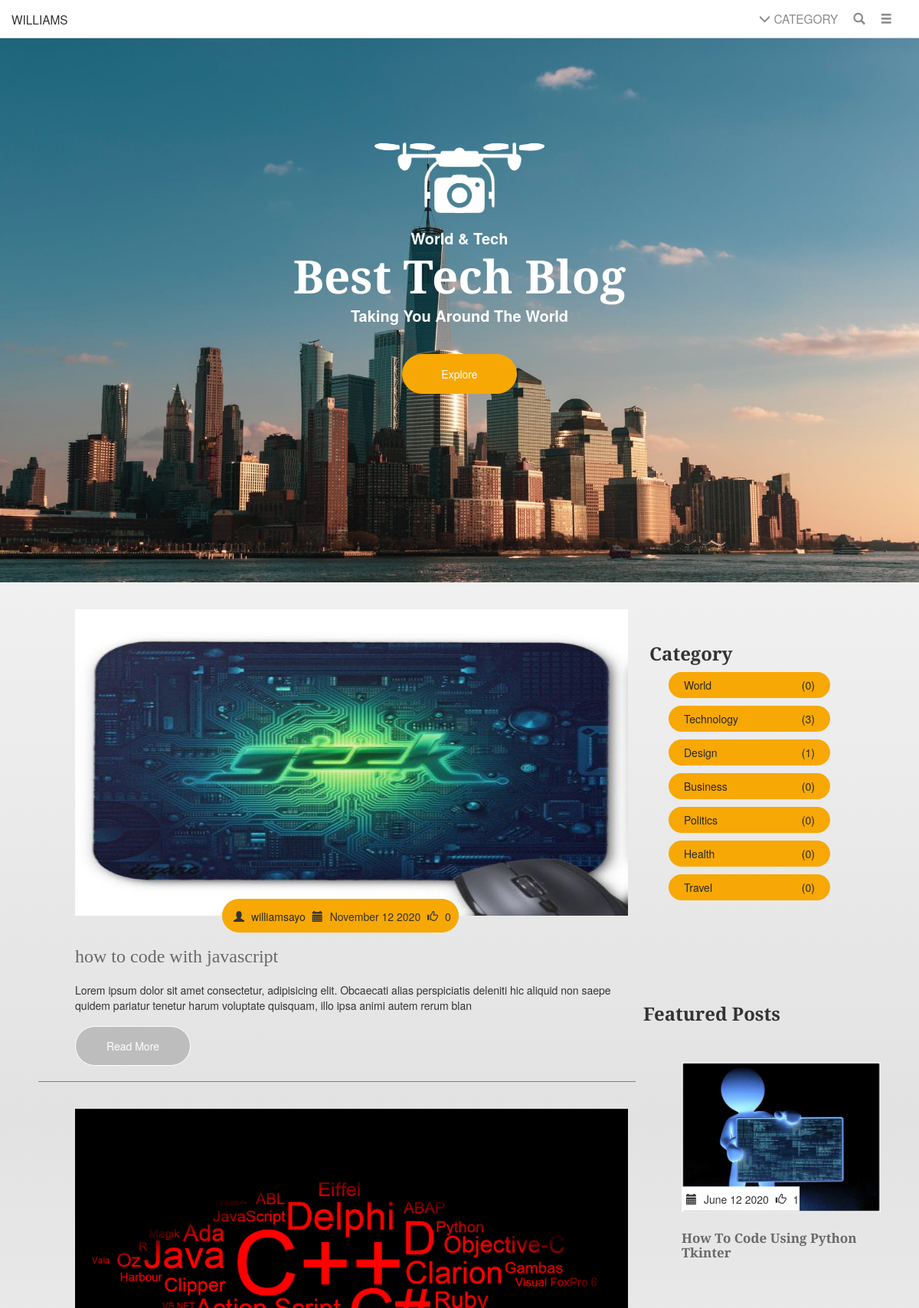
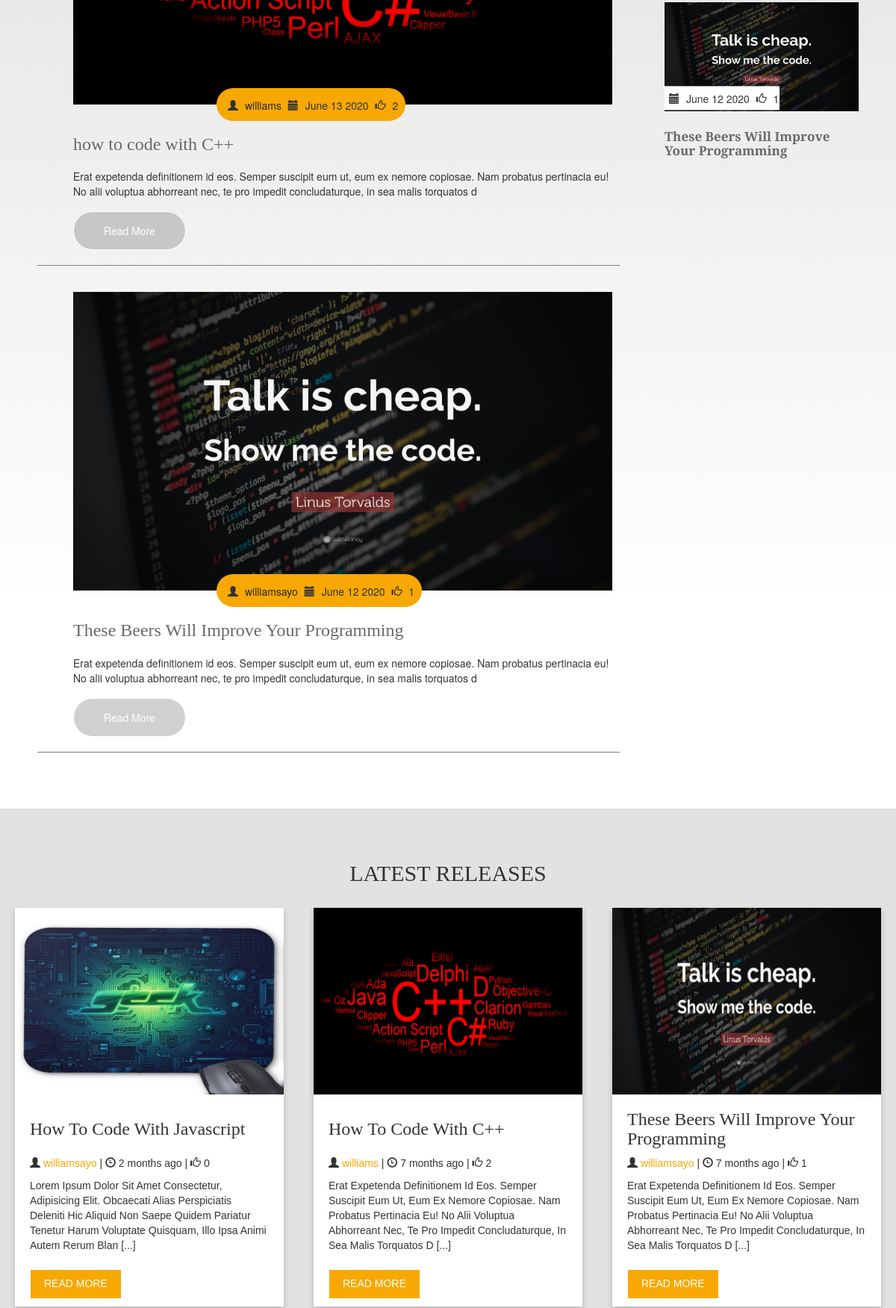
The page / (upper part) on the database its author committed (2 pictures, top to bottom).
### posts/models.py (models this page shows, shortened)
class Post(models.Model):
    categories = (('WORLD','WORLD'),('TECHNOLOGY','TECHNOLOGY'),('DESIGN','DESIGN'),('BUSSINESS','BUSSINESS'),('POLITICS','POLITICS'),
            ('HEALTH','HEALTH'),('TRAVEL','TRAVEL'))
    author = models.ForeignKey(User,on_delete=models.CASCADE)
    title = models.CharField(max_length=80)
    date_posted = models.DateTimeField(default=timezone.now)
    summary = models.CharField(max_length=150,blank=True,null=True)
    content = models.TextField()
    category = models.CharField(max_length=40,choices=categories)
    post_image = models.ImageField(upload_to='post_pic',blank=True,null=True)
    objects = PostManager()
    def post_summary(self):
        return self.content[:200]
    def comments_quantity(self):
        amount = Comments.objects.filter(post_comment=self.pk)
        return amount
    def month_ago(self):
        today = datetime.datetime.now()
        date_str = self.date_posted.strftime('%m,%d,%Y')
        date_obj = datetime.datetime.strptime(date_str,'%m,%d,%Y')
        amnt_days = today - date_obj
        if amnt_days.days > 30:
            months = amnt_days.days/30
            months = int(months)
            return str(months) + ' months ago'
        elif amnt_days.days == 0:
            return 'Today'
        else:
            if amnt_days.days < 2:
                return str(amnt_days.days) + ' day ago'
            else:
                return str(amnt_days.days) + ' days ago'

class FeaturedPost(models.Model):
    featured = models.ForeignKey(Post,on_delete=models.CASCADE)
    time_stamp = models.DateTimeField(default=timezone.now)

### posts/views.py (the view)
# urls.py: path('',home.as_view(),name='home'),
class home(ListView):
    model = Post
    template_name = 'posts/home.html'
    context_object_name = 'post'
    ordering = '-date_posted'
    paginate_by = 3
    def get_context_data(self, **kwargs):
        context = super().get_context_data(**kwargs)
        context['latest'] = Post.objects.all().order_by('-date_posted')[:3]
        context['featured'] = FeaturedPost.objects.all()
        context['world'] = Post.objects.filter(category='WORLD')
        context['tech'] = Post.objects.filter(category='TECHNOLOGY')
        context['design'] = Post.objects.filter(category='DESIGN')
        context['business'] = Post.objects.filter(category='BUSINESS')
        context['politics'] = Post.objects.filter(category='POLITICS')
        context['health'] = Post.objects.filter(category='HEALTH')
        context['travel'] = Post.objects.filter(category='TRAVEL')
        context['form'] = SubscriberForm()
        return context
    def post(self, request, *args, **kwargs):
        Subscribe(self.request)
        return redirect('/')

### posts/templatetags/search.py (called while the page is built)
@register.simple_tag(takes_context=True)
def search_parameter(context, **kwargs):
    url = context['request'].GET.copy()
    for page, page_num in kwargs.items():
        url[page] = page_num
    for page in [page for page, page_num in url.items() if not page_num]:
        del url[page]
    return url.urlencode()

### posts/templates/posts/home.html (shortened to what this page needs)
{% extends 'posts/base.html' %}
{% load static %}
{% load search %}
{% block css %}
    <link rel="stylesheet" href="{% static 'posts/home.css'%}">
    <link rel="stylesheet" href="{% static 'posts/footer.css' %}">
{% endblock css %}
{% block content %}
    {% if post %}
        <main>
            <div class="header">
                <div id="drone">
                    <img class="drone-pic" src="/static/posts/images/drone.png" alt="">
                    <img class="drone-left" src="/static/posts/images/drone-left.png" alt="">
                    <img class="drone-right" src="/static/posts/images/drone-right.png" alt="">
                </div>
                <span> World & Tech </span>
                <h1>Best tech blog</h1>
                <span> Taking you around the world </span>
                <a href="#post-item"><button class="no-outline">Explore</button></a>
            </div>
        </main>
        <div class="main-content">
            <div class="blog-post">
                {% for posts in post %}
                    <div id="post-item" class="post">
                        <div class="post-image">
                            <img src="{{ posts.post_image.url}}" alt="pic">
                        </div>
                        <div class="post-content">
                            <div class="post-info">
                                <i class="glyphicon glyphicon-user"></i> <a href="{% url 'view-author-post' posts.author.username %}"> {{ posts.author}} </a>
                                <i class="glyphicon glyphicon-calendar"></i> {{posts.date_posted|date:'F d Y'}}
                                <i class="glyphicon glyphicon-thumbs-up"></i> {{ posts.comments_quantity|length }}
                            </div>
                            <div class="post-title">
                                <h3 class="blog-post-title">{{ posts.title}} </h3>
                            </div>
                            <div class="post-body">
                                {{ posts.post_summary}}
                            </div>
                            <a href="{% url 'view-post' posts.id %}" class="stretched-link"> <button class="no-outline">Read More </button></a>
                        </div>
                    </div>
                {% endfor %}
            </div>
            <div class="sidebar">
                <div class="Category">
                    <h3>Category</h3>
                    <a href="{% url 'category-post' 'WORLD' %}"> <div class="category-pill"> world <span> ({{world|length}}) </span> </div> </a>
                    <a href="{% url 'category-post' 'TECHNOLOGY' %}"> <div class="category-pill"> technology <span> ({{tech|length}}) </span> </div> </a>
                    <a href="{% url 'category-post' 'DESIGN' %}"><div class="category-pill"> design <span> ({{design|length}}) </span> </div> </a>
                    <a href="{% url 'category-post' 'BUSINESS' %}"><div class="category-pill"> business <span> ({{business|length}}) </span> </div> </a>
                    <a href="{% url 'category-post' 'POLITICS' %}"><div class="category-pill"> politics <span> ({{politics|length}}) </span> </div> </a>
                    <a href="{% url 'category-post' 'HEALTH' %}"><div class="category-pill"> health <span> ({{health|length}}) </span> </div> </a>
                    <a href="{% url 'category-post' 'TRAVEL' %}"><div class="category-pill"> travel <span> ({{travel|length}}) </span> </div> </a>
                </div>
                <div class="featured-post">
                        <h3>Featured Posts</h3>
                    {% for posts in featured %}
                        <div class="featured-post-card">
                            <div class="featured-image">
                                <img src="{{ posts.featured.post_image.url}}" alt="pic">
                            </div>
                            <div class="post-content">
                                <div class="post-info featured-info">
                                    <i class="glyphicon glyphicon-calendar"></i> {{posts.featured.date_posted|date:'F d Y'}}
                                    <i class="glyphicon glyphicon-thumbs-up"></i> {{ posts.featured.comments_quantity|length }}
                                </div>
                                <div class="post-title featured-title">
                                    <a href="{% url 'view-post' posts.featured.id %}"><h3 class="blog-post-title">{{ posts.featured.title}} </h3></a>
                                </div>
                            </div>
                        </div>
                    {% endfor %}
                </div>
            </div>
        </div>
    {% endif%}
    {% if latest %}
        <div class="latest-container">
            <div class="latest-header">
                <h2>Latest Releases</h2>
            </div>
            <div class="latest-body">
                {% for latestpost in latest %}
                    <div class="card">
                        <img src="{{ latestpost.post_image.url}}" alt="pic">
                        <div class="latest-text">
                            <div class="latest-title-container">
                                {% if latestpost.title|length < 40 %}
                                    <h3 class="latest-title-sm"> {{ latestpost.title}}</h3>
                                {% else %}
                                    <h3 class="latest-title"> {{ latestpost.title}}</h3>
                                {% endif %}
                            </div>
                            <div class="latest-author">
                                <i class="glyphicon glyphicon-user"></i> <a href="{% url 'view-author-post' latestpost.author.username %}"> {{ latestpost.author}} </a> |
                                <i class="glyphicon glyphicon-time"></i> {{ latestpost.month_ago}} |
                                <i class="glyphicon glyphicon-thumbs-up"></i> {{ latestpost.comments_quantity|length }}
                            </div>
                            <div class="latest-summary-container">
                                <p> {{ latestpost.post_summary}} [...] </p>
                            </div>
                            <a href="{% url 'view-post' latestpost.id %}" class="stretched-link"> <button class="no-outline">Read More </button></a>
                        </div>
                    </div>
                {% endfor %}
            </div>
        </div>
    {%  endif %}
{% endblock content %}

### posts/templates/posts/base.html (shortened to what this page needs)
{% load static %}
<html lang="en">
<head>
    <link rel="stylesheet" href="https://cdnjs.cloudflare.com/ajax/libs/font-awesome/4.7.0/css/font-awesome.min.css">
    <link rel="stylesheet" href="https://maxcdn.bootstrapcdn.com/bootstrap/3.4.1/css/bootstrap.min.css">
    <link rel="stylesheet" href="{% static 'posts/base.css' %}">
    {% block css %}{% endblock css %}
</head>
<body>
    <div id="navbar-id" class="nav-container">
        <div class="left-side">
            <div class="brand">
                Williams
            </div>
        </div>
        <div class="right-side">
            <div class="nav-link-container category-container">
                <div class="subnav">
                    <a class="subnav-btn"><i class="glyphicon glyphicon-menu-down"></i> Category</a>
                </div>
            </div>
            <div class="nav-link-container search-container">
                <div class="search">
                    <a onclick="SearchDisplay()"><i class="glyphicon glyphicon-search"></i></a>
                </div>
            </div>
            <div class="nav-link-container" style="border-bottom: 0px transparent;">
                <div id="sidebar">
                    <span class="slide">
                        <a onclick="OpenSlideMenu()"><i class="glyphicon glyphicon-menu-hamburger"></i></a>
                    </span>
                </div>
            </div>
        </div>
    </div>
    <div class="body-container">
        {% block content %}{% endblock content %}
    </div>
</body>
</html>

### posts/static/posts/base.css (style rules this page uses)
* { margin: 0px; padding: 0px; }
.body-container { position: relative; }
.nav-container { display: flex; top: 0px; align-items: center; justify-content: space-between; padding: 10px 15px; text-transform: uppercase; font-size: 1.1em; border-bottom : 1px solid rgba(100, 100, 100, 0.3); }
.nav-container > .right-side { display: flex; align-items: center; }
.nav-container > .right-side > .nav-link-container { border-bottom: 2px solid transparent; transition: border-bottom 400ms; margin-right: 20px; }
.nav-container > .right-side > .nav-link-container a { text-decoration: none; color: #8a8a8a; transition: color 400ms; transition: display 400ms; }
.nav-container > .right-side > .nav-link-container > .subnav { float: right; overflow: hidden; }
.search { margin: 0px; display: flex; flex-direction: row; width: 100%; align-items: center; justify-content: center; transition: dispaly 500ms ; }
.search a { padding: 6px 0px; }
#sidebar a i { top: 0px; }
.glyphicon-menu-hamburger { cursor: pointer; }
#sidebar { float: right; transition: all 0.3s ease; overflow: hidden; }

### rows shown on the page
Post: post_image (picture), author "williamsayo", date_posted "November 12 2020", comments_quantity|length "0", title "how to code with javascript", post_summary "Lorem ipsum dolor sit amet consectetur, adipisicing elit. Obcaecati alias perspiciatis deleniti hic aliquid non saepe quidem pariatur tenetur harum voluptate quisquam, illo ipsa animi autem rerum blan", title "How To Code With Javascript", month_ago "2 months ago", post_summary "Lorem Ipsum Dolor Sit Amet Consectetur, Adipisicing Elit. Obcaecati Alias Perspiciatis Deleniti Hic Aliquid Non Saepe Quidem Pariatur Tenetur Harum Voluptate Quisquam, Illo Ipsa Animi Autem Rerum Blan"
Post: post_image (picture), author "williams", date_posted "June 13 2020", comments_quantity|length "2", title "how to code with C++", post_summary "Erat expetenda definitionem id eos. Semper suscipit eum ut, eum ex nemore copiosae. Nam probatus pertinacia eu! No alii voluptua abhorreant nec, te pro impedit concludaturque, in sea malis torquatos d", title "How To Code With C++", month_ago "7 months ago", post_summary "Erat Expetenda Definitionem Id Eos. Semper Suscipit Eum Ut, Eum Ex Nemore Copiosae. Nam Probatus Pertinacia Eu! No Alii Voluptua Abhorreant Nec, Te Pro Impedit Concludaturque, In Sea Malis Torquatos D"
Post: post_image (picture), author "williamsayo", date_posted "June 12 2020", comments_quantity|length "1", title "These Beers Will Improve Your Programming", post_summary "Erat expetenda definitionem id eos. Semper suscipit eum ut, eum ex nemore copiosae. Nam probatus pertinacia eu! No alii voluptua abhorreant nec, te pro impedit concludaturque, in sea malis torquatos d", month_ago "7 months ago", post_summary "Erat Expetenda Definitionem Id Eos. Semper Suscipit Eum Ut, Eum Ex Nemore Copiosae. Nam Probatus Pertinacia Eu! No Alii Voluptua Abhorreant Nec, Te Pro Impedit Concludaturque, In Sea Malis Torquatos D"
FeaturedPost: featured.post_image (picture), featured.date_posted "June 12 2020", featured.comments_quantity|length "1", featured "How To Code Using Python Tkinter"
FeaturedPost: featured.post_image (picture), featured.date_posted "June 12 2020", featured.comments_quantity|length "1", featured "These Beers Will Improve Your Programming"

### other values the page prints
{{ world|length }} "0"
{{ tech|length }} "3"
{{ design|length }} "1"
{{ business|length }} "0"
{{ politics|length }} "0"
{{ health|length }} "0"
{{ travel|length }} "0"
